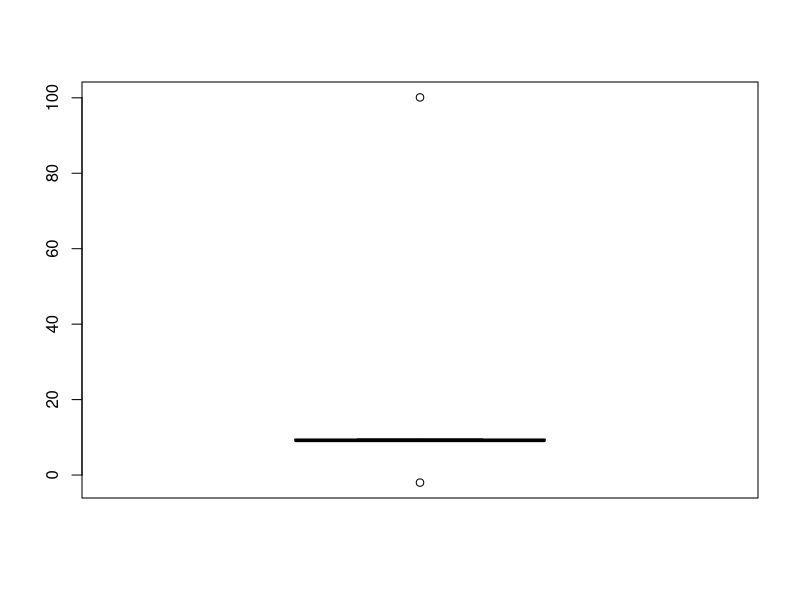

The R script that drew this image:
# Write a R script to handle the following errors and apply the following data preprocessing over
# student.csv (Fields in student.csv file : stud-name,usn,address,dept,cgpa)
# a. Remove numbers in names col
# b. Remove special char in names col
# c. In cgpa , if NA is there fill it(avg)
# d. Handle outliers in cgpa
# e. Handle impossible values in CGPA for stud data set(handle percentage in cgpa)
# f. Redundant Whitespace deletion in stud name
# g. Fixing capital letter mismatches in stud name

library(tools)

df <- data.frame(
  name = c("R@aMe$sh", "          Sures$h ", "123H1itesh", "Umesh", "gAnesh", "Vignesh", "Ritesh"),
  usn = c(101, 102, 103, 104, 105, 106, 107),
  address = c("Blr", "Blr", "Mys", "Blr", "Blr", "Blr", "Mys"),
  dept = c("CSE","CSE","CSE","CSE","CSE","CSE","CSE"),
  cgpa = c(9.04, 9.56, NA, 100.10, -2.0, 9.0, 9.25)
)
df

# a, b, f, g
df$name <- gsub('[[:digit:]]', '', df$name)
df$name <- gsub('[[:punct:]]', '', df$name)
df$name <- gsub('\\s+', '', df$name)
df$name <- toTitleCase(tolower(df$name))

# e
df$cgpa <- as.character(df$cgpa)
df$cgpa <- ifelse(grepl('%', df$cgpa), as.numeric(gsub('%', '', df$cgpa))/10, as.numeric(df$cgpa))

# d
df <- df[!(df$cgpa %in% boxplot(df$cgpa)$out),]
df

# c
df$cgpa[is.na(df$cgpa)] <- mean(df$cgpa, na.rm = TRUE)

df
